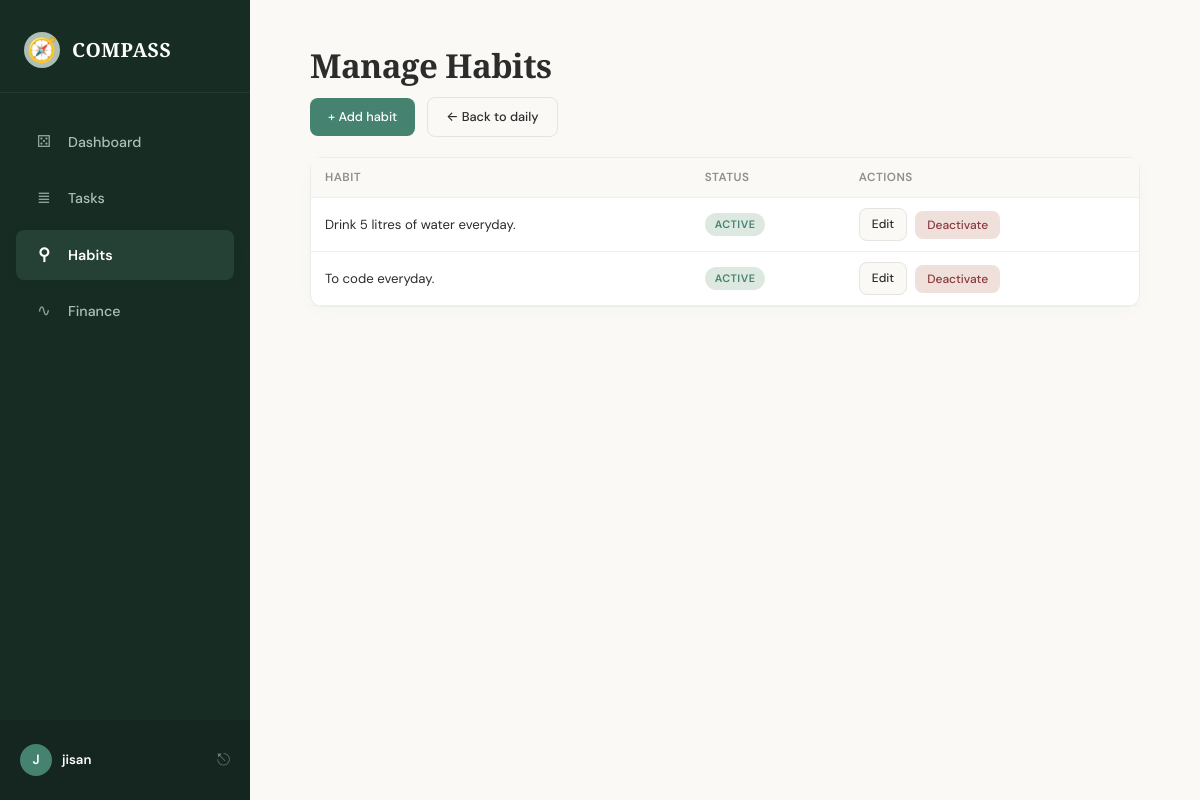
/habits/manage/ (signed in), run on the app's committed database.
### habits/models.py (models this page shows, shortened)
class Habit(models.Model):
    user = models.ForeignKey(User, on_delete=models.CASCADE, related_name='habits')
    name = models.CharField(max_length=255)
    active = models.BooleanField(default=True)
    created_at = models.DateTimeField(auto_now_add=True)
    class Meta:
        ordering = ['created_at']

### habits/views.py (the view)
# urls.py: path('manage/', views.habit_manage, name='manage'),
@login_required
def habit_manage(request):
    habits = Habit.objects.filter(user=request.user)
    return render(request, 'habits/manage.html', {'habits': habits})

### templates/habits/manage.html (shortened to what this page needs)
{% extends 'base.html' %}
{% block content %}
<div class="page-header">
    <h1>Manage Habits</h1>
</div>
<div style="margin-bottom: 20px;">
    <a href="{% url 'habits:create' %}" class="btn btn-primary">+ Add habit</a>
    <a href="{% url 'habits:daily' %}" class="btn btn-secondary" style="margin-left:8px;">← Back to daily</a>
</div>
{% if habits %}
<div class="card" style="padding:0;">
    <table>
        <thead>
            <tr>
                <th>Habit</th>
                <th>Status</th>
                <th>Actions</th>
            </tr>
        </thead>
        <tbody>
            {% for habit in habits %}
            <tr>
                <td>{{ habit.name }}</td>
                <td>
                    {% if habit.active %}
                    <span class="badge badge-success">Active</span>
                    {% else %}
                    <span class="badge badge-warning">Inactive</span>
                    {% endif %}
                </td>
                <td>
                    <div class="btn-group">
                        <a href="{% url 'habits:edit' habit.pk %}" class="btn btn-sm btn-secondary">Edit</a>
                        <form method="post" action="{% url 'habits:toggle_active' habit.pk %}" style="display:inline;">
                            {% if habit.active %}
                            <button type="submit" class="btn btn-sm btn-danger">Deactivate</button>
                            {% else %}
                            <button type="submit" class="btn btn-sm btn-primary">Activate</button>
                            {% endif %}
                        </form>
                    </div>
                </td>
            </tr>
            {% endfor %}
        </tbody>
    </table>
</div>
{% endif %}
{% endblock %}

### templates/base.html (shortened to what this page needs)
{% load static %}
<!DOCTYPE html>
<html lang="en">
<head>
    <link rel="stylesheet" href="{% static 'css/style.css' %}?v={% now 'U' %}">
</head>
<body>
    {% if user.is_authenticated %}
    <nav class="sidebar">
        <div class="sidebar-brand">
            <span class="brand-icon">🧭</span>
            <span class="brand-text">COMPASS</span>
        </div>
        <ul class="sidebar-nav">
            <li><a href="{% url 'dashboard:index' %}" class="{% if request.resolver_match.app_name == 'dashboard' %}active{% endif %}">
                <span class="nav-icon">⚄</span> Dashboard
            </a></li>
            <li><a href="{% url 'tasks:list' %}" class="{% if request.resolver_match.app_name == 'tasks' %}active{% endif %}">
                <span class="nav-icon">≣</span> Tasks
            </a></li>
            <li><a href="{% url 'habits:daily' %}" class="{% if request.resolver_match.app_name == 'habits' %}active{% endif %}">
                <span class="nav-icon">⚲</span> Habits
            </a></li>
            <li><a href="{% url 'finance:overview' %}" class="{% if request.resolver_match.app_name == 'finance' %}active{% endif %}">
                <span class="nav-icon">∿</span> Finance
            </a></li>
        </ul>
        <div class="sidebar-footer">
            <div class="user-profile">
                <div class="user-avatar">{{ user.username.0|upper }}</div>
                <div class="user-name-col">
                    <span class="user-label">{{ user.username }}</span>
                </div>
            </div>
            <form method="post" action="{% url 'accounts:logout' %}" style="margin:0;">
                <button type="submit" class="logout-link" title="Sign out" style="background:none;border:none;cursor:pointer;padding:0;">⎋</button>
            </form>
        </div>
    </nav>
    {% endif %}
    <main class="{% if user.is_authenticated %}main-content{% else %}main-full{% endif %}">
        {% block content %}{% endblock %}
    </main>
</body>
</html>

### data on the page
Habit: name "Drink 5 litres of water everyday.", active "ACTIVE"
Habit: name "To code everyday.", active "ACTIVE"

### other printed values
{{ user.username.0|upper }} "J"
{{ user.username }} "jisan"
